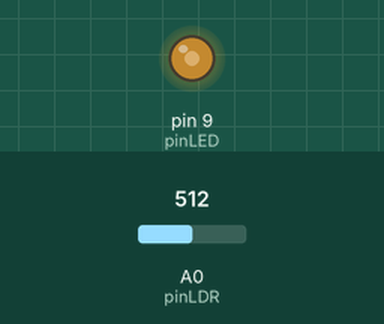
Bench run of a sketch on a simulated Arduino Uno, built with avr-gcc and run on an emulated ATmega328P. Shown: output pins drawn as LEDs (lit = HIGH). The inputs (shaded band) are chosen by the test bench; at power-on: A0 (pinLDR) = 512.

Above: at 1.2 s.
1.3 s: A0 (pinLDR) set to 306
At 1.8 s:
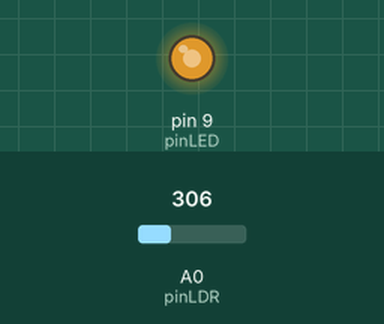
2.8 s: A0 (pinLDR) set to 122
At 4.0 s:
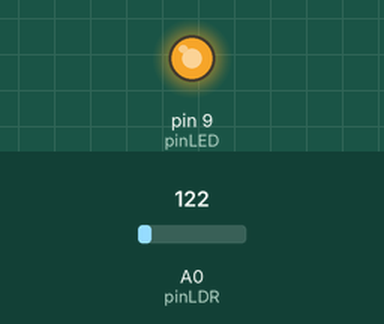
4.3 s: A0 (pinLDR) set to 900
At 5.4 s:
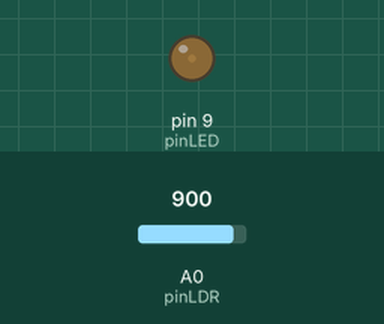
5.8 s: A0 (pinLDR) set to 1023
At 6.7 s:
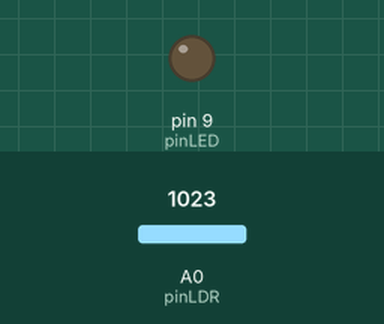
7.3 s: A0 (pinLDR) set to 511
At 7.9 s:
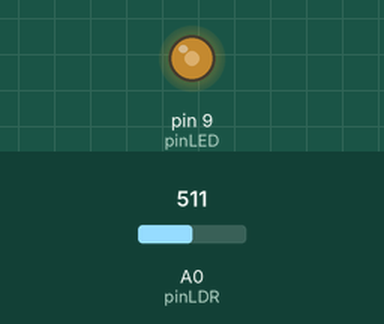
Timing chart, 0 to 9.8 s (numbered marks = the images above; inputs shaded):
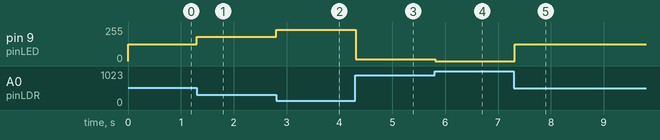

Measured:
- after the input at 1.3 s, pin 9 (pinLED): 125/255 → 183/255 at once
- after the input at 2.8 s, pin 9 (pinLED): 183/255 → 235/255 at once
- after the input at 4.3 s, pin 9 (pinLED): 235/255 → 15/255 at once
- after the input at 5.8 s, pin 9 (pinLED): 15/255 → 0/255 at once
- after the input at 7.3 s, pin 9 (pinLED): 0/255 → 125/255 at once

The sketch:

Ej5.ino
```cpp
int pinLDR = A0; // Pin analógico para leer el sensor
int pinLED = 9;  // Pin digital con PWM

void setup() {
  // El pin A0 no hace falta declararlo como INPUT, los pines analógicos lo son por defecto
  pinMode(pinLED, OUTPUT);

  Serial.begin(9600);
}

void loop() {
  // analogRead nos dará un número entre 0 y 1023 dependiendo de la luz
  int valorLuz = analogRead(pinLDR);

  // Usamos map(valorLeido, minimoLeido, maximoLeido, minimoDeseado, maximoDeseado)
  // Convertimos el rango de 0-1023 al rango de 0-255 del LED
  int brilloLED = map(valorLuz, 50, 950, 255, 0);
  //Nos aseguramos de que el resultado NUNCA baje de 0 ni pase de 255
  brilloLED = constrain(brilloLED, 0, 255);

  analogWrite(pinLED, brilloLED);
  delay(100); // Pequeña pausa para dar estabilidad al programa
}
```
